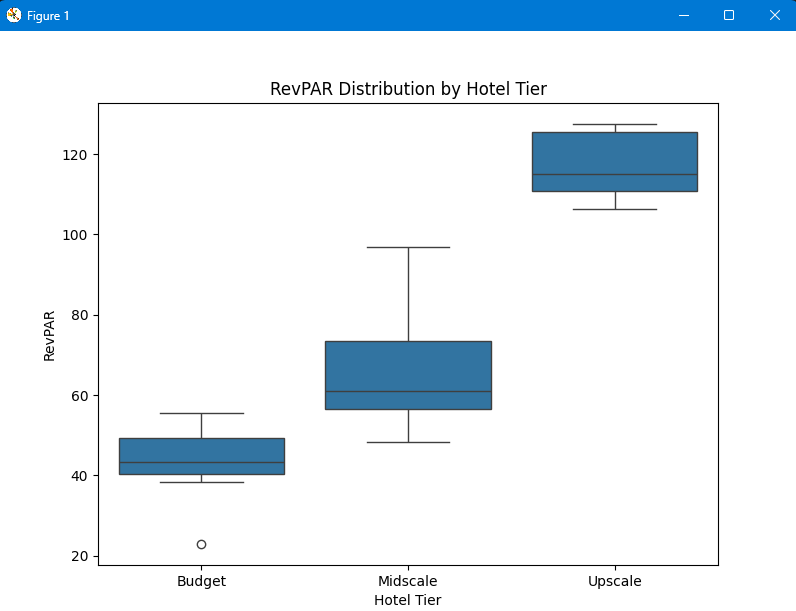

Reproduce this figure in Python.
import pandas as pd
import matplotlib.pyplot as plt
import seaborn as sns

# 📂 Load dataset
file_path = r"C:\Users\HP\Music\new project\#3 — STR  CoStar\hotel_bookings.csv"
df = pd.read_csv(file_path)

# -------------------------------
# 🧹 DATA PREP
# -------------------------------

# Occupancy flag
df['is_occupied'] = df['is_canceled'].apply(lambda x: 0 if x == 1 else 1)

# Month mapping
month_map = {
    'January':1, 'February':2, 'March':3, 'April':4,
    'May':5, 'June':6, 'July':7, 'August':8,
    'September':9, 'October':10, 'November':11, 'December':12
}

df['month'] = df['arrival_date_month'].map(month_map)
df['year'] = df['arrival_date_year']

# -------------------------------
# 📊 MONTHLY KPI
# -------------------------------

monthly = df.groupby(['hotel', 'year', 'month']).agg({
    'adr': 'mean',
    'is_occupied': 'mean'
}).reset_index()

# RevPAR
monthly['revpar'] = monthly['adr'] * monthly['is_occupied']

# -------------------------------
# 🏨 CREATE HOTEL TIERS (Proxy)
# -------------------------------

def classify_tier(adr):
    if adr < 80:
        return "Budget"
    elif adr < 150:
        return "Midscale"
    else:
        return "Upscale"

monthly['tier'] = monthly['adr'].apply(classify_tier)

# -------------------------------
# 📦 BOX PLOT
# -------------------------------

plt.figure(figsize=(8,6))

sns.boxplot(
    data=monthly,
    x='tier',
    y='revpar'
)

plt.title("RevPAR Distribution by Hotel Tier")
plt.xlabel("Hotel Tier")
plt.ylabel("RevPAR")

plt.show()
